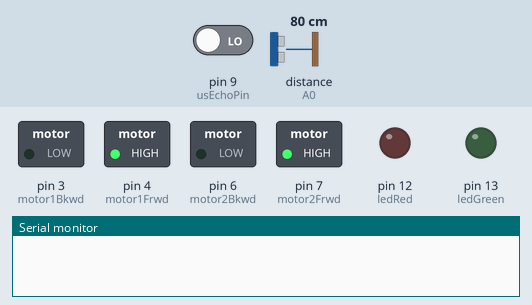
Simulated run of this sketch. Board: Arduino Uno, built with avr-gcc and run on an emulated ATmega328P. On the bench: switched loads named in the sketch (green lamp = pin HIGH), output pins drawn as LEDs (lit = HIGH), the last lines printed to the serial monitor. The inputs (shaded band) are chosen by the test bench; at power-on: pin 9 (usEchoPin) LOW, distance to the obstacle (sensor on A0) 80 cm. The echo pulse lasts 58.3 µs per cm; pins used as bus, display or sensor lines are not drawn.

Above: at 0.6 s.
At 1.7 s:
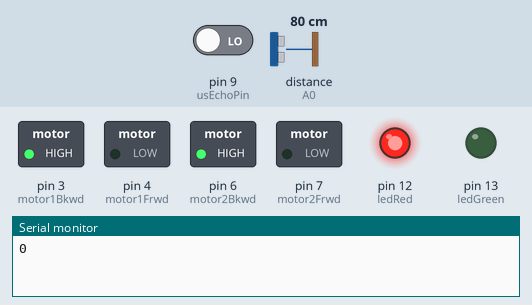
At 3.5 s:
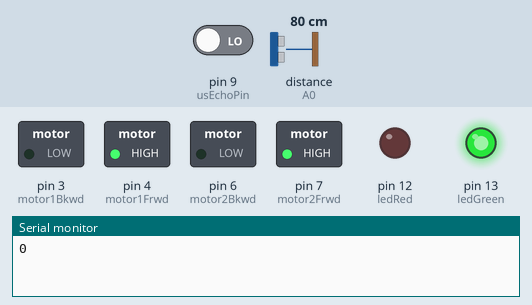
At 5.5 s:
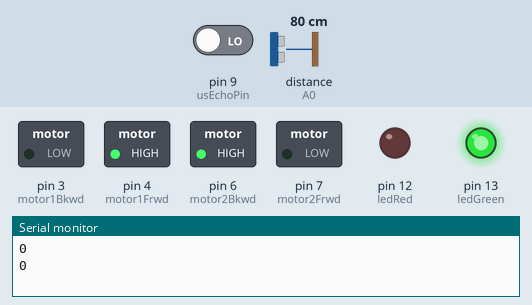
Timing chart, 0 to 6.8 s (numbered marks = the images above):
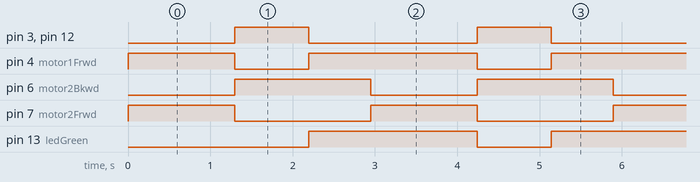

Measured:
- by itself, pin 3 (motor1Bkwd), pin 12 (ledRed): alternates HIGH for 0.90 s and LOW for 2.0 s
- by itself, pin 4 (motor1Frwd): repeats every 2.9 s: LOW 0.90 s, HIGH 2.0 s
- by itself, pin 6 (motor2Bkwd): alternates HIGH for 1.7 s and LOW for 1.3 s
- by itself, pin 7 (motor2Frwd): alternates HIGH for 1.3 s and LOW for 1.7 s
- by itself, pin 13 (ledGreen): alternates HIGH for 2.0 s and LOW for 0.90 s

The sketch:

sketch_oct31a.ino.ino
```cpp
#include <SharpIR.h>

const int motor1Frwd = 4;
const int motor1Bkwd = 3;
const int motor2Frwd = 7;
const int motor2Bkwd = 6;

//Sensor variables
const int usTrigPin = 8;
const int usEchoPin = 9;

//Led Pins
const int ledRed = 12;
const int ledGreen = 13;
long distanceUS, duration;

#define ifPin A0
SharpIR sharp(ifPin, 25, 93, 20150);
long distanceIR;

boolean obstacle = false;
boolean initialBoost = true;

void setup() {
  // put your setup code here, to run once:
  pinMode(motor1Frwd, OUTPUT);
  pinMode(motor1Bkwd, OUTPUT);
  pinMode(motor2Frwd, OUTPUT);
  pinMode(motor2Bkwd, OUTPUT);

  pinMode(usTrigPin, OUTPUT);
  pinMode(usEchoPin, INPUT);
  pinMode(ifPin, INPUT);
  pinMode(ledRed, OUTPUT);
  pinMode(ledGreen, OUTPUT);

  // initialize serial communication:
  Serial.begin(9600);
}

void loop() {
 if(obstacle){ //Turn if obstacle found
  digitalWrite(ledRed,LOW);
  digitalWrite(ledGreen,HIGH);
  //Serial.println("Obstacle found. I will turn.");
  //.delay(400);
  setMotors(1, 0, 0, 1);
  delay(750);//900
  setMotors(0, 0, 0, 0);
  initialBoost = true;
  obstacle = false;
 }
 if(initialBoost){
  //Serial.println("Initial boost: Activated");
  setMotors(1, 0, 1, 0);
  delay(250);
  initialBoost = false;
 }
 distanceUS = distancecalcUS();
 distanceIR = sharp.distance();
 Serial.println(distanceUS);
 //Serial.println(distanceIR);
 digitalWrite(ledGreen,HIGH);
  moveForward();
}

//Read from ultrasonic and convert to cm
int distancecalcUS(){
  //Short LOW pulse to get clean HIGH Pulse
    digitalWrite(usTrigPin, LOW);
    delay(2);
    digitalWrite(usTrigPin, HIGH);
    delay(5);
    digitalWrite(usTrigPin, LOW);

    duration = pulseIn(usEchoPin, HIGH);

  //Random delay...not sure why
    delay(20);

  //Sound travels 29 milliseconds per centimeter. It travels forth and back, so divide by 2.
    return duration / 29 / 2;
}
/*
void turn(){
  if(thing == 'l'){
    setMotors(0, 0, 1, 0);
    delay(1000);
  }else if(thing == 'r'){
    setMotors(0, 0, 0, 1);
    delay(1000);
    setMotors(1, 0, 0, 0);
    delay(1000);
  }
*/
void moveForward(){
  if(distanceUS < 10 || distanceIR> 50 || distanceIR < 25){
    //Serial.println("Move 10");
    digitalWrite(ledGreen,LOW);
    digitalWrite(ledRed,HIGH);
    setMotors(0, 1, 0, 1);
    delay(900);//900
    setMotors(0, 0, 0, 0);
    obstacle = true;
   }else if(distanceUS < 25){
    digitalWrite(ledGreen,LOW);
    digitalWrite(ledRed,HIGH);
    Serial.println("Move 25");
    setMotors(0, 1, 0, 1);
    delay(400);
    setMotors(0, 0, 0, 0);
    obstacle = true;
  }else if(distanceUS < 50) {
    Serial.println("Move 50");
    setMotors(1, 0, 1, 0);
    delay(60);//66
    setMotors(0, 0, 0, 0);
    delay(20);//33
    //new
    //setMotors(1,0,1,0);
    setMotors(0, 0, 1, 0);
    delay(10);
    setMotors(0, 0, 0, 0);
  }else{
    //Serial.println("Move Max");
    setMotors(1, 0, 1, 0);
    delay(100);//100
    //new
    //setMotors(0,0,0,0);
    //delay(20);
    //setMotors(1,0,1,0);
    setMotors(0, 0, 1, 0);
    delay(20);
    setMotors(1, 0, 1, 0);
  }
}

void setMotors(int frwd1, int bkwd1, int frwd2, int bkwd2){
  if(frwd1 == 1){
    digitalWrite(motor1Bkwd, LOW);
    digitalWrite(motor1Frwd, HIGH);
  }else{
    digitalWrite(motor1Frwd, LOW);
    if(bkwd1 == 1){
      digitalWrite(motor1Bkwd, HIGH);
    }else{
      digitalWrite(motor1Bkwd, LOW);
    }
  }

  if(frwd2 == 1){
    digitalWrite(motor2Frwd, HIGH);
    digitalWrite(motor2Bkwd, LOW);
  }else{
    digitalWrite(motor2Frwd, LOW);
    if(bkwd2 == 1){
      digitalWrite(motor2Bkwd, HIGH);
    }else{
      digitalWrite(motor2Bkwd, LOW);
    }
  }
}
```
